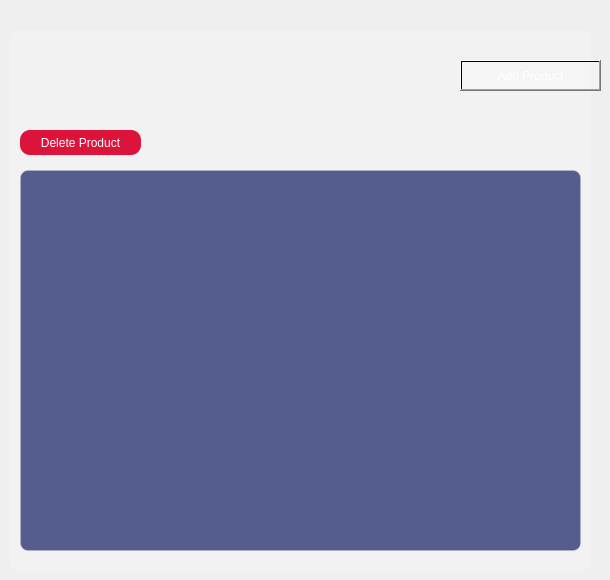
    <widget class="QWidget" name="productsPage">
     <property name="styleSheet">
      <string notr="true">QLineEdit {
    border: 1px solid #C0C0C0;
    border-radius: 8px;
    padding: 6px 10px;
	background-color: rgb(235, 235, 235);
}</string>
     </property>
     <widget class="QPushButton" name="addProductBtn">
      <property name="geometry">
       <rect>
        <x>460</x>
        <y>60</y>
        <width>141</width>
        <height>31</height>
       </rect>
      </property>
      <property name="styleSheet">
       <string notr="true">QPushButton{
background-color: qlineargradient(spread:pad, x1:0, y1:0, x2:1, y2:0, stop:1 rgba(255, 255, 255, 54));
color: white;
}

QPushButton:hover{
background-color: qlineargradient(spread:pad, x1:0, y1:0, x2:1, y2:0, stop:1 rgba(245, 245, 245, 44));
border: 2px solid #C0C0C0;
}</string>
      </property>
      <property name="text">
       <string>Add Product</string>
      </property>
      <property name="iconSize">
       <size>
        <width>25</width>
        <height>25</height>
       </size>
      </property>
     </widget>
     <widget class="QWidget" name="widget_2" native="true">
      <property name="geometry">
       <rect>
        <x>10</x>
        <y>30</y>
        <width>581</width>
        <height>541</height>
       </rect>
      </property>
      <property name="styleSheet">
       <string notr="true">QWidget{
background-color: qlineargradient(spread:pad, x1:0, y1:0, x2:1, y2:0, stop:1 rgba(255, 255, 255, 54));
border-radius: 10px;
}
</string>
      </property>
      <widget class="QTableView" name="productView">
       <property name="geometry">
        <rect>
         <x>10</x>
         <y>140</y>
         <width>561</width>
         <height>381</height>
        </rect>
       </property>
       <property name="styleSheet">
        <string notr="true">QTableView {
    background-color: rgba(20, 30, 100, 180);
    alternate-background-color: rgba(30, 45, 130, 180);
    border: 1px solid rgba(192, 192, 192, 0.3);
    gridline-color: rgba(192, 192, 192, 0.2);
    selection-background-color: #4466DD;
    selection-color: #ffffff;
    color: white;
    font: 10pt &quot;Segoe UI&quot;;
    border-radius: 8px;
}

QHeaderView::section {
    background-color: rgba(10, 15, 80, 220);
    color: #C0C0C0;
    padding: 6px;
    border: none;
    font: bold 10pt &quot;Segoe UI&quot;;
}

QTableView::item {
    border: none;
    padding: 4px;
}

QTableView QTableCornerButton::section {
    background-color: rgba(10, 15, 80, 220);
    border: none;
}

QScrollBar:vertical {
    border: none;
    background: rgba(20, 30, 100, 120);
    width: 10px;
    border-radius: 5px;
}

QScrollBar::handle:vertical {
    background: rgba(192, 192, 192, 0.5);
    border-radius: 5px;
}

QScrollBar:horizontal {
    border: none;
    background: rgba(20, 30, 100, 120);
    height: 10px;
    border-radius: 5px;
}

QScrollBar::handle:horizontal {
    background: rgba(192,192,192,0.5);
    border-radius: 5px;
}

QTableView::item:hover {
    background-color: rgba(255,255,255,0.08);
}</string>
       </property>
      </widget>
      <widget class="QPushButton" name="deleteProductBtn">
       <property name="geometry">
        <rect>
         <x>10</x>
         <y>100</y>
         <width>121</width>
         <height>25</height>
        </rect>
       </property>
       <property name="styleSheet">
        <string notr="true">QPushButton{
background-color: #DC143C;
color: #FFFFFF;
border: none;
border-radius: 10px;
}

QPushButton:hover{
background-color: #FD254D;
}</string>
       </property>
       <property name="text">
        <string>Delete Product</string>
       </property>
      </widget>
      <widget class="QWidget" name="addProductWidget" native="true">
       <property name="geometry">
        <rect>
         <x>600</x>
         <y>32</y>
         <width>271</width>
         <height>461</height>
        </rect>
       </property>
       <property name="styleSheet">
        <string notr="true">QWidget {
    background-color: rgba(13, 22, 117, 160);
    border-radius: 12px;
    border: 1px solid rgba(192, 192, 192, 0.3);
}

QLineEdit {
    background-color: rgba(255, 255, 255, 25);
    border: 1px solid rgba(192, 192, 192, 0.5);
    border-radius: 6px;
    color: white;
    padding: 4px 8px;
}

QLineEdit::placeholder {
    color: rgba(255, 255, 255, 120);
}</string>
       </property>
       <widget class="QLineEdit" name="txtBoxDescription">
        <property name="geometry">
         <rect>
          <x>30</x>
          <y>160</y>
          <width>211</width>
          <height>31</height>
         </rect>
        </property>
        <property name="text">
         <string/>
        </property>
        <property name="placeholderText">
         <string>Description</string>
        </property>
       </widget>
       <widget class="QLineEdit" name="txtBoxProductName">
        <property name="geometry">
         <rect>
          <x>30</x>
          <y>90</y>
          <width>211</width>
          <height>31</height>
         </rect>
        </property>
        <property name="styleSheet">
         <string notr="true">color: white;</string>
        </property>
        <property name="text">
         <string/>
        </property>
        <property name="placeholderText">
         <string>Product Name</string>
        </property>
       </widget>
       <widget class="QLabel" name="lblProductName">
        <property name="geometry">
         <rect>
          <x>30</x>
          <y>60</y>
          <width>101</width>
          <height>21</height>
         </rect>
        </property>
        <property name="styleSheet">
         <string notr="true">background: transparent; 
border: none;
color: white;</string>
        </property>
        <property name="text">
         <string>Product Name</string>
        </property>
       </widget>
       <widget class="QLabel" name="lblDescription">
        <property name="geometry">
         <rect>
          <x>30</x>
          <y>130</y>
          <width>101</width>
          <height>21</height>
         </rect>
        </property>
        <property name="styleSheet">
         <string notr="true">background: transparent; 
border: none;
color: white;</string>
        </property>
        <property name="text">
         <string>Description</string>
        </property>
       </widget>
       <widget class="QLabel" name="lblAddProduct">
        <property name="geometry">
         <rect>
          <x>60</x>
          <y>10</y>
          <width>161</width>
          <height>31</height>
         </rect>
        </property>
        <property name="font">
         <font>
          <family>Arial</family>
          <pointsize>16</pointsize>
          <weight>75</weight>
          <italic>true</italic>
          <bold>true</bold>
         </font>
        </property>
        <property name="styleSheet">
         <string notr="true">background: transparent; 
color: white;</string>
        </property>
        <property name="text">
         <string>Add Product</string>
        </property>
       </widget>
       <widget class="QLineEdit" name="txtBoxBrand">
        <property name="geometry">
         <rect>
          <x>30</x>
          <y>230</y>
          <width>211</width>
          <height>31</height>
         </rect>
        </property>
        <property name="text">
         <string/>
        </property>
        <property name="placeholderText">
         <string>Brand</string>
        </property>
       </widget>
       <widget class="QLabel" name="lblBrand">
        <property name="geometry">
         <rect>
          <x>30</x>
          <y>200</y>
          <width>101</width>
          <height>21</height>
         </rect>
        </property>
        <property name="styleSheet">
         <string notr="true">background: transparent; 
border: none;
color: white;</string>
        </property>
        <property name="text">
         <string>Brand</string>
        </property>
       </widget>
       <widget class="QLabel" name="lblGender">
        <property name="geometry">
         <rect>
          <x>30</x>
          <y>270</y>
          <width>101</width>
          <height>21</height>
         </rect>
        </property>
        <property name="styleSheet">
         <string notr="true">background: transparent; 
border: none;
color: white;</string>
        </property>
        <property name="text">
         <string>Gender</string>
        </property>
       </widget>
       <widget class="QLabel" name="lblPriice">
        <property name="geometry">
         <rect>
          <x>30</x>
          <y>340</y>
          <width>101</width>
          <height>21</height>
         </rect>
        </property>
        <property name="styleSheet">
         <string notr="true">background: transparent; 
border: none;
color: white;</string>
        </property>
        <property name="text">
         <string>Price</string>
        </property>
       </widget>
       <widget class="QLineEdit" name="txtBoxPrice">
        <property name="geometry">
         <rect>
          <x>30</x>
          <y>370</y>
          <width>211</width>
          <height>31</height>
         </rect>
        </property>
        <property name="text">
         <string/>
        </property>
        <property name="placeholderText">
         <string>Price</string>
        </property>
       </widget>
       <widget class="QPushButton" name="BtnClearProduct">
        <property name="geometry">
         <rect>
          <x>180</x>
          <y>420</y>
          <width>75</width>
          <height>23</height>
         </rect>
        </property>
        <property name="styleSheet">
         <string notr="true">QPushButton {
    background-color: rgba(255, 255, 255, 40);
    border: 1px solid rgba(192, 192, 192, 0.4);
    border-radius: 10px;
    color: white;
}

QPushButton:hover {
    background-color: rgba(255, 255, 255, 70);
}</string>
        </property>
        <property name="text">
         <string>Clear</string>
        </property>
       </widget>
       <widget class="QPushButton" name="BtnAddProduct">
        <property name="geometry">
         <rect>
          <x>100</x>
          <y>420</y>
          <width>75</width>
          <height>23</height>
         </rect>
        </property>
        <property name="styleSheet">
         <string notr="true">QPushButton {
    background-color: rgba(255, 255, 255, 40);
    border: 1px solid rgba(192, 192, 192, 0.4);
    border-radius: 10px;
    color: white;
}

QPushButton:hover {
    background-color: rgba(255, 255, 255, 70);
}</string>
        </property>
        <property name="text">
         <string>Add</string>
        </property>
       </widget>
       <widget class="QComboBox" name="txtBoxGender">
        <property name="geometry">
         <rect>
          <x>30</x>
          <y>301</y>
          <width>211</width>
          <height>31</height>
         </rect>
        </property>
        <property name="styleSheet">
         <string notr="true">QComboBox {
    background-color: rgba(255, 255, 255, 25);
    border: 1px solid rgba(192, 192, 192, 0.5);
    border-radius: 6px;
    color: white;
    padding: 4px 8px;
    min-height: 20px;
}

QComboBox:hover {
    border: 1px solid rgba(192, 192, 192, 0.8);
    background-color: rgba(255, 255, 255, 40);
}

QComboBox:focus {
    border: 1px solid rgba(100, 140, 255, 0.8);
}

QComboBox::drop-down {
    subcontrol-origin: padding;
    subcontrol-position: top right;
    width: 24px;
    border-left: 1px solid rgba(192, 192, 192, 0.3);
    border-top-right-radius: 6px;
    border-bottom-right-radius: 6px;
    background-color: rgba(255, 255, 255, 15);
}

QComboBox::down-arrow {
    width: 10px;
    height: 10px;
    image: none;
    border-left: 2px solid rgba(192, 192, 192, 0.8);
    border-bottom: 2px solid rgba(192, 192, 192, 0.8);
}

QComboBox QAbstractItemView {
    background-color: rgba(13, 22, 117, 220);
    border: 1px solid rgba(192, 192, 192, 0.3);
    border-radius: 6px;
    color: white;
    selection-background-color: rgba(68, 102, 221, 180);
    selection-color: white;
    outline: none;
    padding: 4px;
}

QComboBox QAbstractItemView::item {
    min-height: 28px;
    padding: 4px 8px;
    border-radius: 4px;
}

QComboBox QAbstractItemView::item:hover {
    background-color: rgba(255, 255, 255, 40);
}</string>
        </property>
       </widget>
      </widget>
     </widget>
     <zorder>widget_2</zorder>
     <zorder>addProductBtn</zorder>
    </widget>
